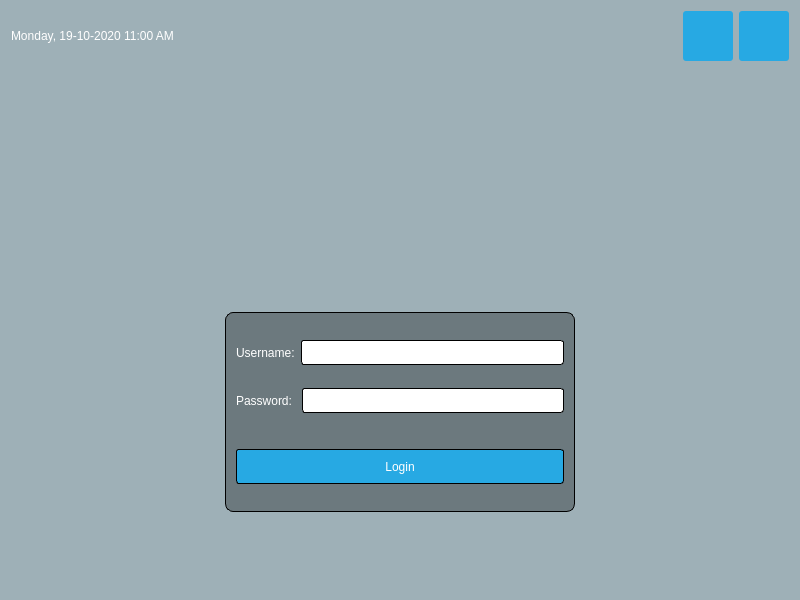
<?xml version="1.0" encoding="UTF-8"?>
<ui version="4.0">
 <class>MainWindow</class>
 <widget class="QMainWindow" name="MainWindow">
  <property name="geometry">
   <rect>
    <x>0</x>
    <y>0</y>
    <width>800</width>
    <height>600</height>
   </rect>
  </property>
  <property name="minimumSize">
   <size>
    <width>800</width>
    <height>600</height>
   </size>
  </property>
  <property name="windowTitle">
   <string>MainWindow</string>
  </property>
  <property name="styleSheet">
   <string notr="true">#centralWidget
{
	background: rgba(32,80,96,100);
	border-image: url(:/images/img/login_bg.png);
}

#loginForm
{
	background: rgba(0,0,0,80);
	border-radius: 8px;
}

QLabel{color: white;}
QLineEdit{border-radius: 3px;}

QPushButton
{
	color: white;
	background-color: #27a9e3;
	border-width: 0px;
	border-radius: 3px;
}

QPushButton:hover{background-color: #66c011;}</string>
  </property>
  <widget class="QWidget" name="centralWidget">
   <layout class="QVBoxLayout" name="verticalLayout">
    <item>
     <layout class="QHBoxLayout" name="horizontalSpacer_1">
      <item>
       <widget class="QLabel" name="Label_time">
        <property name="text">
         <string>Monday, 19-10-2020 11:00 AM</string>
        </property>
       </widget>
      </item>
      <item>
       <spacer name="horizontalSpacer">
        <property name="orientation">
         <enum>Qt::Horizontal</enum>
        </property>
        <property name="sizeHint" stdset="0">
         <size>
          <width>40</width>
          <height>20</height>
         </size>
        </property>
       </spacer>
      </item>
      <item>
       <widget class="QPushButton" name="restartButton">
        <property name="sizePolicy">
         <sizepolicy hsizetype="Fixed" vsizetype="Fixed">
          <horstretch>0</horstretch>
          <verstretch>0</verstretch>
         </sizepolicy>
        </property>
        <property name="minimumSize">
         <size>
          <width>50</width>
          <height>50</height>
         </size>
        </property>
        <property name="styleSheet">
         <string notr="true">image: url(:/icons/img/restart_icon.png);</string>
        </property>
        <property name="text">
         <string/>
        </property>
       </widget>
      </item>
      <item>
       <widget class="QPushButton" name="shutdownButton">
        <property name="sizePolicy">
         <sizepolicy hsizetype="Fixed" vsizetype="Fixed">
          <horstretch>0</horstretch>
          <verstretch>0</verstretch>
         </sizepolicy>
        </property>
        <property name="minimumSize">
         <size>
          <width>50</width>
          <height>50</height>
         </size>
        </property>
        <property name="styleSheet">
         <string notr="true">image: url(:/icons/img/shutdown_icon.png);</string>
        </property>
        <property name="text">
         <string/>
        </property>
       </widget>
      </item>
     </layout>
    </item>
    <item>
     <spacer name="verticalSpacer_2">
      <property name="orientation">
       <enum>Qt::Vertical</enum>
      </property>
      <property name="sizeType">
       <enum>QSizePolicy::Expanding</enum>
      </property>
      <property name="sizeHint" stdset="0">
       <size>
        <width>20</width>
        <height>73</height>
       </size>
      </property>
     </spacer>
    </item>
    <item>
     <layout class="QHBoxLayout" name="horizontalLayout_2">
      <property name="bottomMargin">
       <number>3</number>
      </property>
      <item>
       <widget class="QLabel" name="label_2">
        <property name="sizePolicy">
         <sizepolicy hsizetype="Fixed" vsizetype="Fixed">
          <horstretch>0</horstretch>
          <verstretch>0</verstretch>
         </sizepolicy>
        </property>
        <property name="minimumSize">
         <size>
          <width>150</width>
          <height>150</height>
         </size>
        </property>
        <property name="styleSheet">
         <string notr="true"/>
        </property>
        <property name="text">
         <string/>
        </property>
        <property name="pixmap">
         <pixmap resource="img.qrc">:/images/img/logo.png</pixmap>
        </property>
       </widget>
      </item>
     </layout>
    </item>
    <item>
     <layout class="QHBoxLayout" name="horizontalLayout_3">
      <property name="topMargin">
       <number>9</number>
      </property>
      <item>
       <widget class="QWidget" name="loginForm" native="true">
        <property name="sizePolicy">
         <sizepolicy hsizetype="Fixed" vsizetype="Fixed">
          <horstretch>0</horstretch>
          <verstretch>0</verstretch>
         </sizepolicy>
        </property>
        <property name="minimumSize">
         <size>
          <width>350</width>
          <height>200</height>
         </size>
        </property>
        <property name="maximumSize">
         <size>
          <width>350</width>
          <height>200</height>
         </size>
        </property>
        <property name="styleSheet">
         <string notr="true">border: 1px solid;</string>
        </property>
        <layout class="QVBoxLayout" name="verticalLayout_2">
         <item>
          <layout class="QHBoxLayout" name="horizontalLayout">
           <item>
            <widget class="QLabel" name="label_3">
             <property name="sizePolicy">
              <sizepolicy hsizetype="Preferred" vsizetype="Fixed">
               <horstretch>0</horstretch>
               <verstretch>0</verstretch>
              </sizepolicy>
             </property>
             <property name="minimumSize">
              <size>
               <width>0</width>
               <height>25</height>
              </size>
             </property>
             <property name="styleSheet">
              <string notr="true">border: 0px solid;</string>
             </property>
             <property name="text">
              <string>Username:</string>
             </property>
            </widget>
           </item>
           <item>
            <widget class="QLineEdit" name="username">
             <property name="minimumSize">
              <size>
               <width>0</width>
               <height>25</height>
              </size>
             </property>
            </widget>
           </item>
          </layout>
         </item>
         <item>
          <layout class="QHBoxLayout" name="horizontalLayout_4">
           <item>
            <widget class="QLabel" name="label_4">
             <property name="sizePolicy">
              <sizepolicy hsizetype="Preferred" vsizetype="Fixed">
               <horstretch>0</horstretch>
               <verstretch>0</verstretch>
              </sizepolicy>
             </property>
             <property name="minimumSize">
              <size>
               <width>0</width>
               <height>25</height>
              </size>
             </property>
             <property name="styleSheet">
              <string notr="true">border: 0px solid;</string>
             </property>
             <property name="text">
              <string>Password: </string>
             </property>
            </widget>
           </item>
           <item>
            <widget class="QLineEdit" name="password">
             <property name="minimumSize">
              <size>
               <width>0</width>
               <height>25</height>
              </size>
             </property>
            </widget>
           </item>
          </layout>
         </item>
         <item>
          <spacer name="verticalSpacer">
           <property name="orientation">
            <enum>Qt::Vertical</enum>
           </property>
           <property name="sizeType">
            <enum>QSizePolicy::Fixed</enum>
           </property>
           <property name="sizeHint" stdset="0">
            <size>
             <width>20</width>
             <height>13</height>
            </size>
           </property>
          </spacer>
         </item>
         <item>
          <widget class="QPushButton" name="loginButton">
           <property name="sizePolicy">
            <sizepolicy hsizetype="Expanding" vsizetype="Fixed">
             <horstretch>0</horstretch>
             <verstretch>0</verstretch>
            </sizepolicy>
           </property>
           <property name="minimumSize">
            <size>
             <width>0</width>
             <height>35</height>
            </size>
           </property>
           <property name="text">
            <string>Login</string>
           </property>
          </widget>
         </item>
        </layout>
       </widget>
      </item>
     </layout>
    </item>
    <item>
     <spacer name="verticalSpacer_3">
      <property name="orientation">
       <enum>Qt::Vertical</enum>
      </property>
      <property name="sizeHint" stdset="0">
       <size>
        <width>20</width>
        <height>73</height>
       </size>
      </property>
     </spacer>
    </item>
   </layout>
  </widget>
 </widget>
 <layoutdefault spacing="6" margin="11"/>
 <resources>
  <include location="img.qrc"/>
 </resources>
 <connections/>
</ui>
